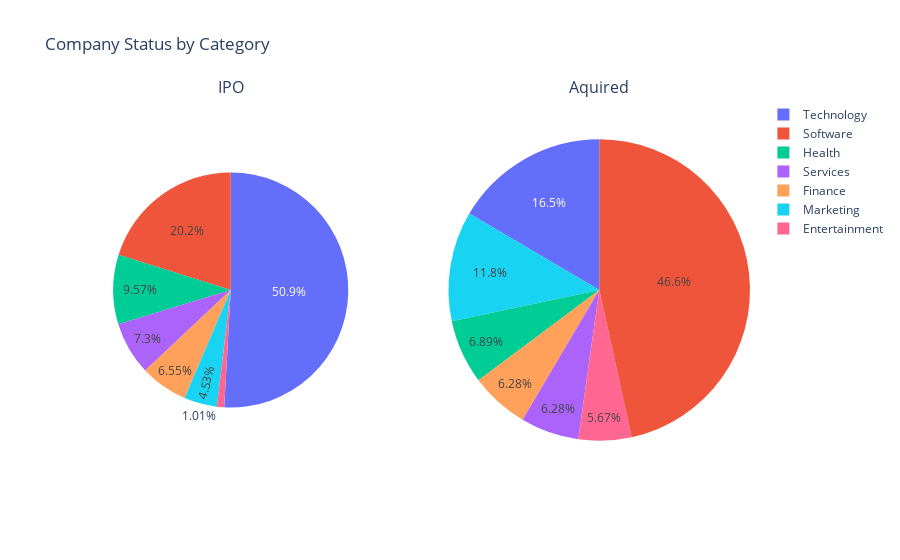

Notebook code cell kept with this figure:
### Code cell
#multiple plot with comparitive sizes"

labels = ["Finance", "Software", "Technology", "Services", "Marketing", "Health", "Entertainment"]

fig = make_subplots(1, 2, specs=[[{'type':'domain'}, {'type':'domain'}]],
                    subplot_titles=['IPO', 'Aquired'])
fig.add_trace(go.Pie(labels=labels, values=[ifc, isc, itc, isec, imc, ihc, iec], scalegroup='one',
                     name="IPO"), 1, 1)
fig.add_trace(go.Pie(labels=labels, values=[afc, asc, atc, asec, amc, ahc, aec], scalegroup='one',
                     name="Closed"), 1, 2)

fig.update_layout(title_text='Company Status by Category')
fig.show()

### Figure 1 — Plotly figure (JSON) as saved in the notebook; plotly's stock layout.template omitted (floating-point values rounded to 4 significant figures)
{"data": [{"domain": {"x": [0, 0.45], "y": [0, 1]}, "labels": ["Finance", "Software", "Technology", "Services", "Marketing", "Health", "Entertainment"], "name": "IPO", "scalegroup": "one", "type": "pie", "values": [26, 80, 202, 29, 18, 38, 4]}, {"domain": {"x": [0.55, 1], "y": [0, 1]}, "labels": ["Finance", "Software", "Technology", "Services", "Marketing", "Health", "Entertainment"], "name": "Closed", "scalegroup": "one", "type": "pie", "values": [41, 304, 108, 41, 77, 45, 37]}], "layout": {"annotations": [{"font": {"size": 16}, "showarrow": false, "text": "IPO", "x": 0.225, "xanchor": "center", "xref": "paper", "y": 1, "yanchor": "bottom", "yref": "paper"}, {"font": {"size": 16}, "showarrow": false, "text": "Aquired", "x": 0.775, "xanchor": "center", "xref": "paper", "y": 1, "yanchor": "bottom", "yref": "paper"}], "title": {"text": "Company Status by Category"}}}
